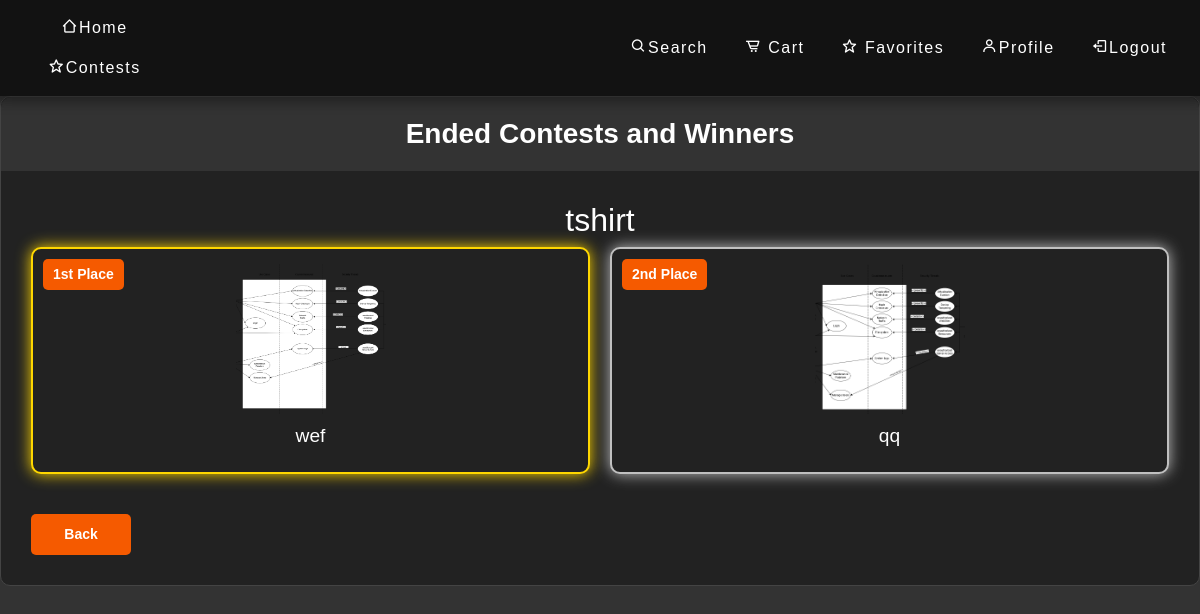
Before: /ended_contests (signed in) with the older database file.
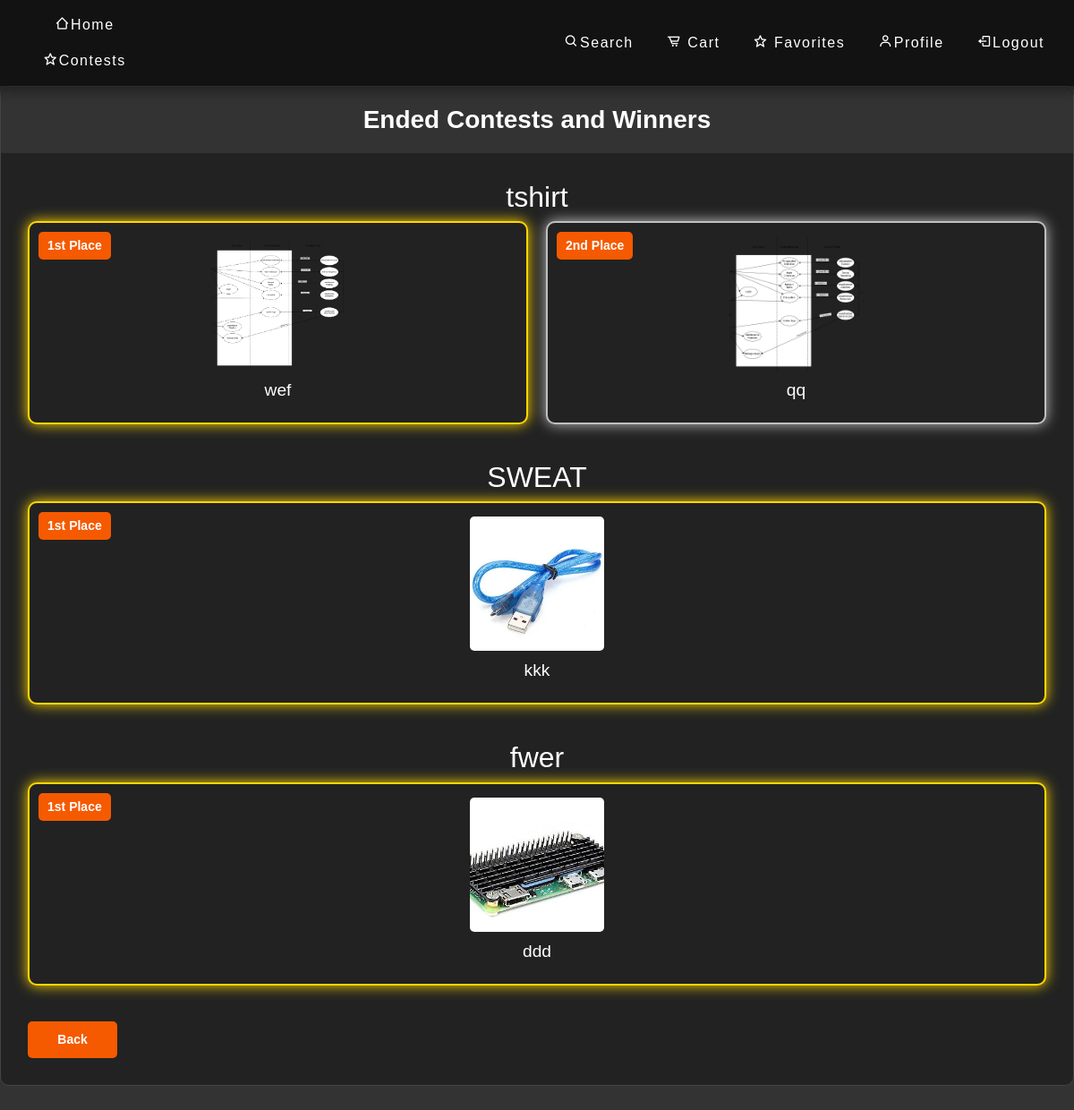
After: the same page with the newer database file.
### app_org/models.py (models this page shows)
class Contest(db.Model):
    id = db.Column(db.Integer, primary_key=True)
    name = db.Column(db.String(100), nullable=False)
    is_active = db.Column(db.Boolean, default=True)
    submissions = db.relationship('Submission', backref='contest', lazy=True, cascade="all, delete-orphan")

class Submission(db.Model):
    id = db.Column(db.Integer, primary_key=True)
    name = db.Column(db.String(100))
    description = db.Column(db.String(1000))
    image = db.Column(db.String(100), nullable=False)
    approved = db.Column(db.Boolean, default=False)
    votes = db.Column(db.Integer, default=0)
    user_id = db.Column(db.Integer, db.ForeignKey('user.id'), nullable=False)
    user = db.relationship('User', backref=db.backref('submissions', lazy=True))
    contest_id = db.Column(db.Integer, db.ForeignKey('contest.id'), nullable=False)

### app_org/main.py (the view)
@main.route('/ended_contests', methods=['GET'])
@login_required
def ended_contests():
    user = User.query.filter_by(id=current_user.id).first()
    if user.isAdmin:
        return redirect(url_for('main.ended_contests_admin'))
    ended_contests = Contest.query.filter_by(is_active=False).all()
    return render_template('ended_contests.html', ended_contests=ended_contests)

### app_org/templates/ended_contests.html (shortened to what this page needs)
{% extends 'base.html' %}
{% block styles %}
<link rel="stylesheet" href="{{ url_for('static', filename='css/contests.css') }}">
{% endblock %}
{% block content %}
{% include 'navbar.html' %}
<div class="contests-container">
    <header>
        <h1>Ended Contests and Winners</h1>
    </header>
    {% if not ended_contests %}
    <p>No ended contests to display.</p>
    {% else %}
    {% for contest in ended_contests %}
    <div class="ended-contest">
        <h2>{{ contest.name }}</h2>
        <div class="submissions-grid">
            {% for submission in (contest.submissions | selectattr('approved') | list | sort(reverse=True, attribute='votes'))[:3] %}
            <div class="submission {% if loop.index0 == 0 %}first{% elif loop.index0 == 1 %}second{% elif loop.index0 == 2 %}third{% endif %}">
                <div class="position-label">{{ loop.index0 + 1 }}{% if loop.index0 == 0 %}st{% elif loop.index0 == 1 %}nd{% elif loop.index0 == 2 %}rd{% else %}th{% endif %} Place</div>
                <img src="{{ url_for('static', filename='assets/' + submission.image) }}" alt="Submission T-shirt">
                <h3 class="submission-title">{{ submission.name | default('T-shirt Submission') }}</h3>
            </div>
            {% endfor %}
        </div>
    </div>
    {% endfor %}
    {% endif %}
    <div class="action-buttons">
        <button class="back-btn" onclick="history.back()">Back</button>
    </div>
</div>
{% endblock %}

### app_org/templates/base.html (shortened to what this page needs)
<!DOCTYPE html>
<html lang="en">
    <head>
        <link
            href="https://cdn.jsdelivr.net/npm/bootstrap@5.2.3/dist/css/bootstrap.min.css"
            rel="stylesheet"
        />
        <link rel="stylesheet" href="{{ url_for('static', filename='css/style.css') }}">
        {% block styles %} {% endblock %}
    </head>
    <body>
        {% block content %}
        {% endblock %}
    </body>
</html>

### app_org/templates/navbar.html (shortened to what this page needs)
<link href='https://unpkg.com/boxicons@2.1.4/css/boxicons.min.css' rel='stylesheet'>
<nav class="navbar navbar-expand-lg navbar-dark fixed-top">
  <div class = "botao">
    <ul class="navbar-nav ms-auto">
      <li class="nav-item">
        <button class="btn btn-light btn-lg" onclick="location.href='/'">
          <i class='bx bx-home-alt-2' ></i>Home
        </button>
        <button class="btn btn-light btn-lg" onclick="location.href='/contests'">
          <i class='bx bx-star' ></i>Contests
        </button>
      </li>
    </ul>
  </div>
  <div class="container nav-cont">
    <div class="collapse navbar-collapse" id="navbarNav">
      <ul class="navbar-nav ms-auto">
        <li class="nav-item">
          <button class="btn btn-light btn-lg" onclick="location.href='/search'">
            <i class='bx bx-search' ></i>Search
          </button>
        <li class="nav-item">
          <button class="btn btn-light btn-lg" aria-current="page" onclick="location.href='/cart'">
            <i class='bx bx-cart-alt' ></i></i> Cart
          </button>
        </li>
        <li class="nav-item">
          <button class="btn btn-light btn-lg" onclick="location.href='/favorites'">
            <i class='bx bx-star' ></i> Favorites
          </button>
        </li>
        <li class="nav-item">
          <button class="btn btn-light btn-lg" onclick="location.href='/profile'">
            <i class='bx bx-user'></i>Profile
          </button>
        </li>
        <li class="nav-item">
          <button class="btn btn-light btn-lg" onclick="location.href='/logout'">
            <i class='bx bx-log-out' ></i>Logout
          </button>
        </li>
      </ul>
    </div>
  </div>
</nav>
<div class="container-fluid" style="padding-top: 3.5rem;">
</div>

### app_org/static/css/style.css (style rules this page uses)
body { background-color: #3b3b3b; color: #ffffff; text-align: center; }
.navbar { box-shadow: 0 2px 10px 5px #12121270; background-color: #121212; display: flex; justify-content: flex-start; }
.navbar .navbar-nav .nav-item { margin-right: 5px; }
.botao button { color: #ffffff; font-weight: 400; font-size: 100%; letter-spacing: 1.5px; background-color: transparent; border: none; }
.navbar .nav-item button { color: #ffffff; font-weight: 400; font-size: 100%; letter-spacing: 1.5px; background-color: transparent; border: none; }

### app_org/static/css/contests.css (style rules this page uses)
body { font-family: Arial, sans-serif; background-color: #333; margin: 0; padding: 0; color: #fff; }
.contests-container { max-width: 1200px; margin: 40px auto; background-color: #222; border-radius: 10px; border: 1px solid #444; padding: 30px; }
.ended-contest { margin-bottom: 40px; }
header { background-color: #333; color: white; padding: 20px; text-align: center; border-radius: 10px 10px 0 0; margin: -30px -30px 30px -30px; }
h1 { margin: 0; font-size: 28px; font-weight: bold; }
.submissions-grid { display: grid; grid-template-columns: repeat(auto-fit, minmax(200px, 1fr)); gap: 20px; margin-bottom: 20px; }
.submission { text-align: center; background-color: #222; border: 1px solid #444; border-radius: 10px; padding: 15px; transition: transform 0.3s, box-shadow 0.3s; position: relative; animation: slideUp 0.5s ease forwards; }
.submission img { width: 150px; height: 150px; object-fit: cover; border-radius: 5px; cursor: pointer; }
.submission-title { color: #fff; margin: 10px 0; font-size: 1.2rem; }
.position-label { position: absolute; top: 10px; left: 10px; background-color: #f55a00; color: #fff; padding: 5px 10px; border-radius: 5px; font-size: 14px; font-weight: bold; display: none; }
.submission.first .position-label, .submission.second .position-label, .submission.third .position-label { display: block; }
.submission.first { border: 2px solid #FFD700; box-shadow: 0 0 15px #FFD700; }
.submission.second { border: 2px solid #C0C0C0; box-shadow: 0 0 15px #C0C0C0; }
.action-buttons { display: flex; justify-content: space-between; margin-top: 20px; }
.back-btn { background-color: #f55a00; color: #fff; padding: 10px 15px; border: none; border-radius: 5px; font-size: 14px; font-weight: 600; cursor: pointer; transition: background-color 0.3s ease, transform 0.3s ease; width: 100px; }

Changed rows visible on the page:
added Contest: name "SWEAT"
added Submission: shows "st", image (picture), name "kkk", shown under "SWEAT"
added Contest: name "fwer"
added Submission: shows "st", image (picture), name "ddd", shown under "fwer"
